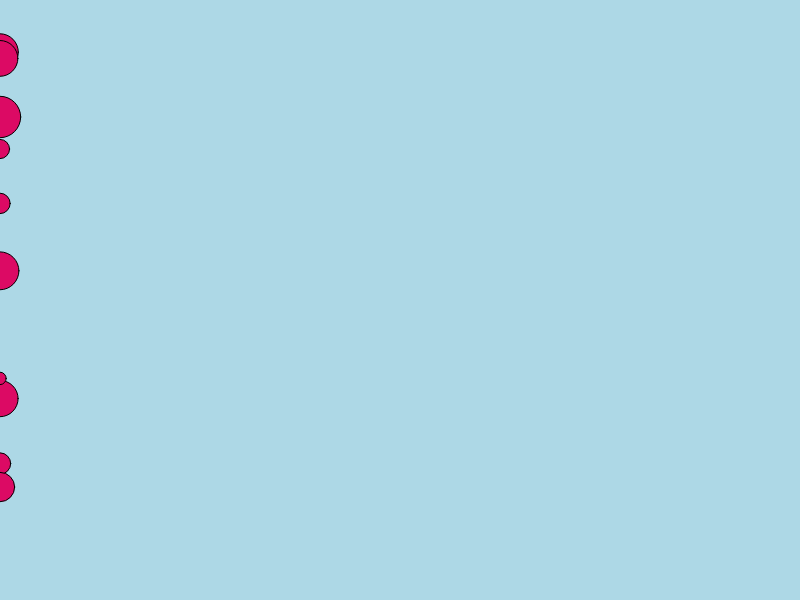
Frame 1 (no input)
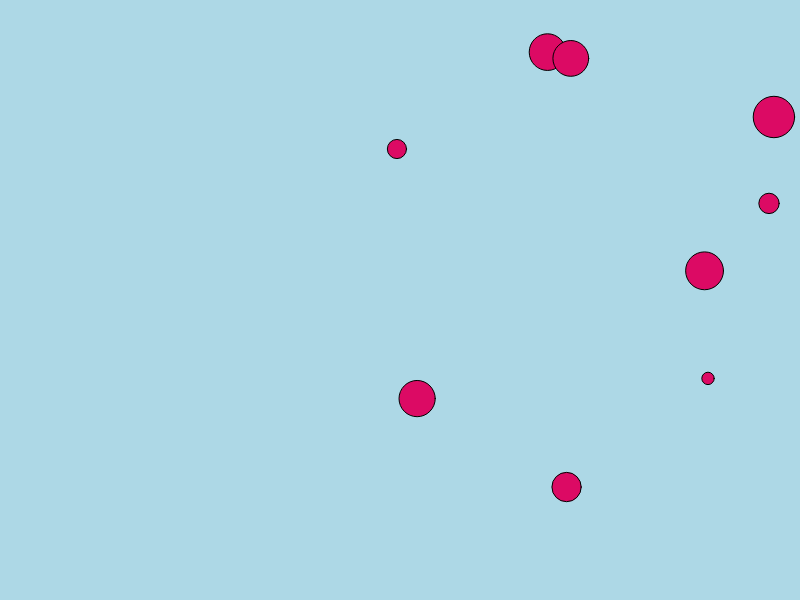
Frame 60 (no input)
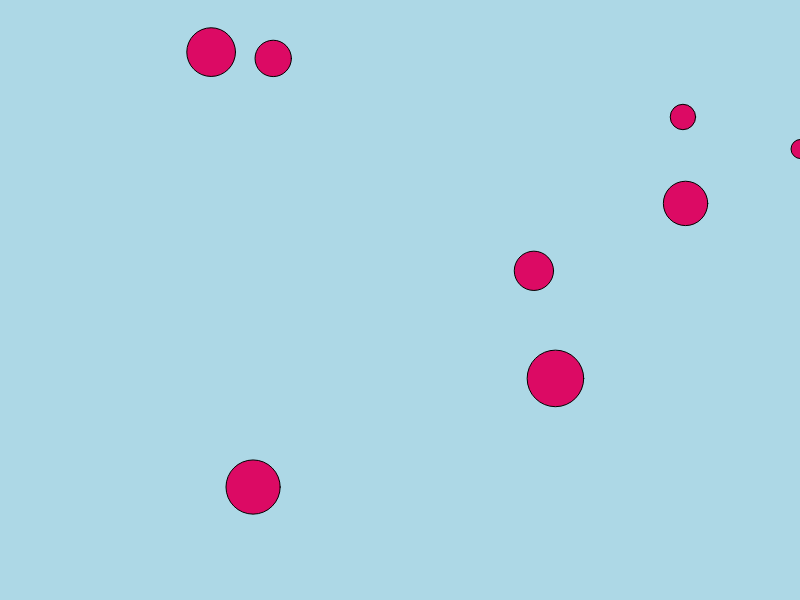
Frame 120 (the mouse pressed at the canvas centre since frame 60)

The p5.js sketch that drew these frames (run headless with seeded random() and noise() and a simulated clock; from frame 60 on, the mouse is pressed at the canvas centre):

// p5.js sketch
// ── sketch.js
let xPos = [];
let yPos = [];
let xVel = [];
let cDiam = [];

let numCircles = 10;

function setup() {
  createCanvas(800, 600);

  for (let i = 0; i < numCircles; i += 1) {
    xPos.push(0);
    yPos.push(random(20, 550));
    xVel.push(random(5, 15));
    cDiam.push(random(10, 45));
  }
}

function draw() {
  background("lightblue");
  fill(220, 10, 100);

  for (let i = 0; i < numCircles; i += 1) {
    ellipse(xPos[i], yPos[i], cDiam[i], cDiam[i]);
    // draw circle

    // update pos
    xPos[i] = xPos[i] + xVel[i];

    // if reset is needed: pick random diameter and reset x
    if (xPos[i] > width + cDiam[i]) {
      cDiam[i] = random(20, 75);
      xPos[i] = 0 - cDiam[i];
    }
  }
}
